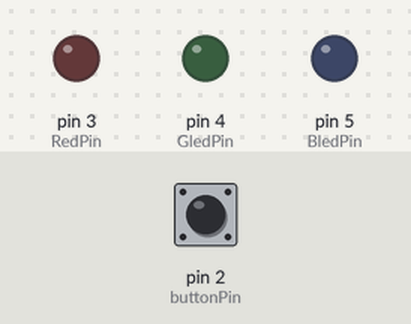
The sketch below on a simulated Arduino Uno, built with avr-gcc and run on an emulated ATmega328P. On the bench: output pins drawn as LEDs (lit = HIGH). Inputs (shaded band) come from the test bench; at power-on: pin 2 (buttonPin) LOW.

Above: at 0.5 s.
At 2.5 s:
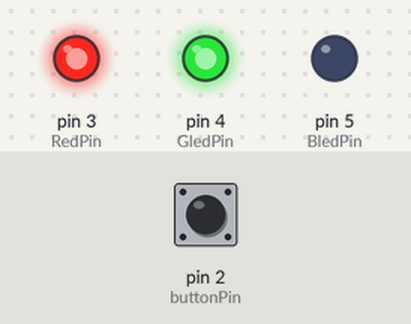
At 5.5 s:
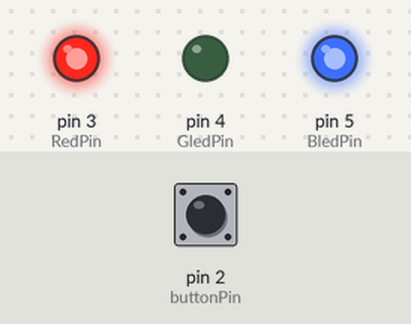
At 8.5 s:
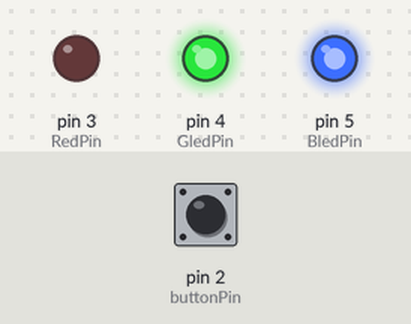
Timing chart, 0 to 9.2 s (numbered marks = the images above):
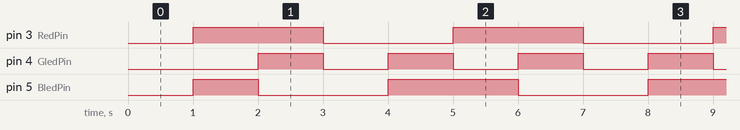

The sketch:

blink10_8_reversecolororderwhenclicked_ino.ino
```cpp
const int buttonPin = 2;
const int RedPin = 3;    // R pin
const int GledPin = 4;   // G pin
const int BledPin = 5;   // B pin

int ledcolor = 0;        // Start at Red
int buttonState = 0;
bool ButtonPressed = false;
unsigned long previousMillis = 0;
const long interval = 1000;
bool ledColorOrder = true;

void setup() {
  pinMode(buttonPin, INPUT);
  pinMode(RedPin, OUTPUT);
  pinMode(GledPin, OUTPUT);
  pinMode(BledPin, OUTPUT);
}

void loop() {

  buttonState = digitalRead(buttonPin);
  if (buttonState == HIGH && !ButtonPressed){
  ledColorOrder = !ledColorOrder;
  ButtonPressed = true;
  }
  if (buttonState == LOW && ButtonPressed){
    ButtonPressed = false;
  }
  unsigned long currentMillis = millis();

  // check if 1 second passed
  if (currentMillis - previousMillis >= interval) {
    previousMillis = currentMillis;
    if (ledColorOrder == true){
      ledcolor = ledcolor + 1;
      if(ledcolor > 3)
      ledcolor = 0;
    }
    else{
      ledcolor = ledcolor - 1;
      if (ledcolor < 0)
      ledcolor = 3;
    }

  // continuously display current color
if (ledcolor == 0){
      digitalWrite(RedPin, LOW);
      digitalWrite(GledPin, HIGH);
      digitalWrite(BledPin, HIGH);
    }
else if (ledcolor == 1){
      digitalWrite(RedPin, HIGH);
      digitalWrite(GledPin, LOW);
      digitalWrite(BledPin, HIGH);
    }
else if (ledcolor == 2){
      digitalWrite(RedPin, HIGH);
      digitalWrite(GledPin, HIGH);
      digitalWrite(BledPin, LOW);
    }
else if (ledcolor == 3){
      digitalWrite(RedPin, LOW);
      digitalWrite(GledPin, LOW);
      digitalWrite(BledPin, LOW);
    }
  }
}
```

Measured:
- by itself, pin 3 (RedPin): alternates HIGH for 2.0 s and LOW for 2.0 s
- by itself, pin 4 (GledPin): alternates HIGH for 1.0 s and LOW for 1.0 s
- by itself, pin 5 (BledPin): repeats every 4.0 s: LOW 2.0 s, HIGH 2.0 s
